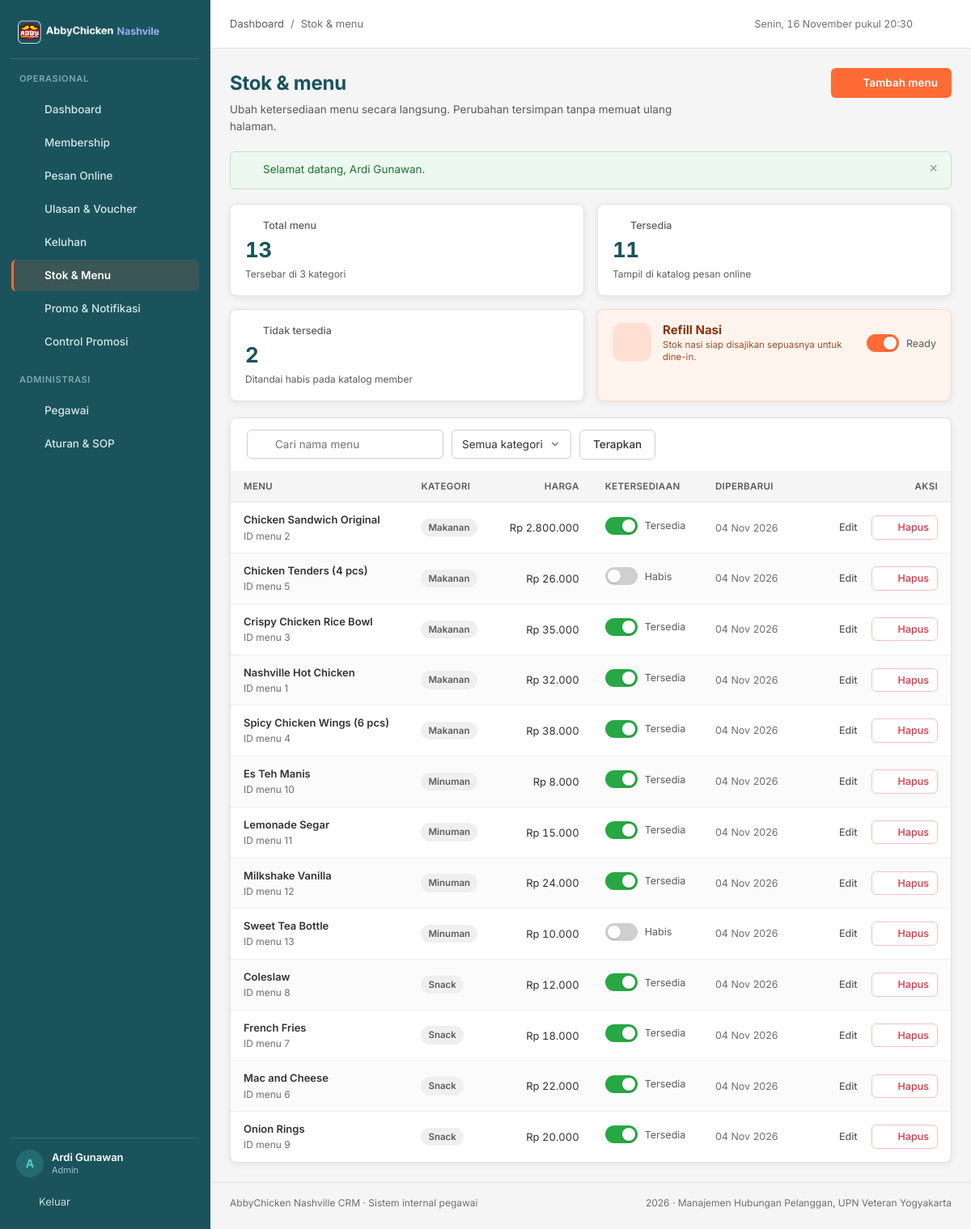
Screenshot of /pages/menu/index.php (signed in) with the database file from the repository.
### tables this page shows
CREATE TABLE `menu` (
  `menu_id` int(11) NOT NULL AUTO_INCREMENT,
  `name` varchar(100) NOT NULL,
  `kategori` varchar(50) NOT NULL,
  `harga` decimal(10,2) NOT NULL,
  `status_ketersediaan` enum('tersedia','tidak tersedia') NOT NULL DEFAULT 'tersedia',
  `updated_at` timestamp NOT NULL DEFAULT current_timestamp() ON UPDATE current_timestamp(),
  PRIMARY KEY (`menu_id`),
  KEY `idx_menu_kategori` (`kategori`),
  KEY `idx_menu_status` (`status_ketersediaan`)
);

### pages/menu/index.php (the view, shortened to what this page needs)
<?php
require_once __DIR__ . '/../../config/database.php';
$cari     = trim($_GET['q'] ?? '');
$sql = 'SELECT * FROM menu WHERE 1=1';
$sql .= ' ORDER BY kategori ASC, name ASC';
$stmt = mysqli_prepare($conn, $sql);
mysqli_stmt_execute($stmt);
$menu_list = mysqli_stmt_get_result($stmt);
$daftar_kategori = [];
$q = mysqli_query($conn, 'SELECT DISTINCT kategori FROM menu ORDER BY kategori');
while ($r = mysqli_fetch_assoc($q)) {
    $daftar_kategori[] = $r['kategori'];
}
$ringkas = mysqli_fetch_assoc(mysqli_query($conn, "SELECT
    SUM(status_ketersediaan = 'tersedia') AS tersedia,
    SUM(status_ketersediaan = 'tidak tersedia') AS habis,
    COUNT(*) AS total FROM menu"));
$role_pegawai     = $_SESSION['role'] ?? '';
$page_actions  = ($role_pegawai === 'Admin') ? '<a class="btn btn--primary" href="' . e(base_url('pages/menu/tambah.php')) . '">' . icon('plus', 16) . ' Tambah menu</a>' : '';
require_once __DIR__ . '/../../includes/header.php';
?>
<section class="kpi-grid">
  <article class="kpi">
    <p class="kpi__label"><?= icon('menu', 15) ?> Total menu</p>
    <p class="kpi__value"><?= (int) $ringkas['total'] ?></p>
    <p class="kpi__meta">Tersebar di <?= count($daftar_kategori) ?> kategori</p>
  </article>
  <article class="kpi">
    <p class="kpi__label"><?= icon('check', 15) ?> Tersedia</p>
    <p class="kpi__value"><?= (int) $ringkas['tersedia'] ?></p>
    <p class="kpi__meta">Tampil di katalog pesan online</p>
  </article>
  <article class="kpi">
    <p class="kpi__label"><?= icon('close', 15) ?> Tidak tersedia</p>
    <p class="kpi__value"><?= (int) $ringkas['habis'] ?></p>
    <p class="kpi__meta">Ditandai habis pada katalog member</p>
  </article>
  <?php require __DIR__ . '/../../includes/refill_card.php'; ?>
</section>
<article class="card">
  <form class="toolbar" method="get" action="">
    <div class="search">
      <input class="input" type="search" id="q" name="q" value="<?= e($cari) ?>" placeholder="Cari nama menu">
    </div>
    <select class="select" id="kategori" name="kategori" data-autosubmit style="width:auto">
      <option value="">Semua kategori</option>
    </select>
    <button class="btn btn--secondary" type="submit">Terapkan</button>
  </form>
  <div class="table-wrap">
    <?php if (mysqli_num_rows($menu_list) === 0): ?>
      <div class="empty">
        <div class="empty__icon"><?= icon('menu', 20) ?></div>
        <h3>Tidak ada menu yang cocok</h3>
        <p>Ubah kata kunci pencarian atau tambahkan menu baru ke katalog.</p>
        <a class="btn btn--primary" href="<?= e(base_url('pages/menu/tambah.php')) ?>">Tambah menu</a>
      </div>
    <?php else: ?>
      <table class="table">
        <thead>
          <tr>
            <th>Menu</th>
            <th>Kategori</th>
            <th class="num">Harga</th>
            <th>Ketersediaan</th>
            <th>Diperbarui</th>
            <th class="col-actions">Aksi</th>
          </tr>
        </thead>
        <tbody>
          <?php while ($m = mysqli_fetch_assoc($menu_list)): ?>
            <tr>
              <td>
                <div class="cell-stack">
                  <span class="strong"><?= e($m['name']) ?></span>
                  <small>ID menu <?= (int) $m['menu_id'] ?></small>
                </div>
              </td>
              <td><span class="badge badge--neutral"><?= e($m['kategori']) ?></span></td>
              <td class="num"><?= e(rupiah($m['harga'])) ?></td>
              <td>
                <label class="switch">
                  <span class="switch__track" aria-hidden="true"></span>
                  <span class="switch__label"><?= $m['status_ketersediaan'] === 'tersedia' ? 'Tersedia' : 'Habis' ?></span>
                </label>
              </td>
              <td class="muted nowrap" data-updated="<?= (int) $m['menu_id'] ?>"><?= e(waktu_lalu($m['updated_at'])) ?></td>
              <td class="col-actions">
                <?php if ($role_pegawai === 'Admin'): ?>
                  <span class="btn-group">
                    <a class="btn btn--ghost btn--sm" href="<?= e(base_url('pages/menu/edit.php?id=' . (int) $m['menu_id'])) ?>"><?= icon('edit', 15) ?> Edit</a>
                    <form class="inline-form" method="post" action="<?= e(base_url('pages/menu/proses.php')) ?>"
                          data-confirm="Hapus menu <?= e($m['name']) ?>? Menu yang pernah dipesan tidak bisa dihapus.">
                      <button class="btn btn--danger btn--sm" type="submit"><?= icon('trash', 15) ?> Hapus</button>
                    </form>
                  </span>
                <?php else: ?>
                  <small class="muted">Khusus Admin</small>
                <?php endif; ?>
              </td>
            </tr>
          <?php endwhile; ?>
        </tbody>
      </table>
    <?php endif; ?>
  </div>
</article>
<?php
require_once __DIR__ . '/../../includes/footer.php';
?>

### includes/functions.php (shortened to what this page needs)
<?php
function e($value)
{
    return htmlspecialchars((string) $value, ENT_QUOTES, 'UTF-8');
}
function rupiah($angka)
{
    return 'Rp ' . number_format((float) $angka, 0, ',', '.');
}
function tanggal_id($datetime, $dengan_jam = false)
{
    $bulan = [1 => 'Jan', 'Feb', 'Mar', 'Apr', 'Mei', 'Jun', 'Jul', 'Agu', 'Sep', 'Okt', 'Nov', 'Des'];
    $ts = strtotime($datetime);
    $teks = date('d', $ts) . ' ' . $bulan[(int) date('n', $ts)] . ' ' . date('Y', $ts);
    return $teks;
}
function waktu_lalu($datetime)
{
    $selisih = time() - strtotime($datetime);
    return tanggal_id($datetime);
}
function icon($nama, $ukuran = 18)
{
    $isi = $path[$nama] ?? $path['dashboard'];
    return '<svg class="icon" width="' . (int) $ukuran . '" height="' . (int) $ukuran . '" viewBox="0 0 24 24" fill="none" '
        . 'stroke="currentColor" stroke-width="1.6" stroke-linecap="round" stroke-linejoin="round" aria-hidden="true">'
        . $isi . '</svg>';
}
function base_url($path = '')
{
    $root = rtrim(str_replace('\\', '/', dirname($_SERVER['SCRIPT_NAME'] ?? '/')), '/');
    if (preg_match('#^(.*?)/(?:pages|api)(?:/.*)?$#', $root, $m)) {
        $root = $m[1];
    }
    return $root . '/' . ltrim($path, '/');
}

### rows the page displays
menu: name "Chicken Sandwich Original", menu_id "2", kategori "Makanan", harga "Rp 2.800.000", status_ketersediaan "Tersedia", updated_at "04 Nov 2026", $ukuran 15 (drawn)
menu: name "Chicken Tenders (4 pcs)", menu_id "5", kategori "Makanan", harga "Rp 26.000", status_ketersediaan "Habis", updated_at "04 Nov 2026", $ukuran 15 (drawn)
menu: name "Crispy Chicken Rice Bowl", menu_id "3", kategori "Makanan", harga "Rp 35.000", status_ketersediaan "Tersedia", updated_at "04 Nov 2026", $ukuran 15 (drawn)
menu: name "Nashville Hot Chicken", menu_id "1", kategori "Makanan", harga "Rp 32.000", status_ketersediaan "Tersedia", updated_at "04 Nov 2026", $ukuran 15 (drawn)
menu: name "Spicy Chicken Wings (6 pcs)", menu_id "4", kategori "Makanan", harga "Rp 38.000", status_ketersediaan "Tersedia", updated_at "04 Nov 2026", $ukuran 15 (drawn)
menu: name "Es Teh Manis", menu_id "10", kategori "Minuman", harga "Rp 8.000", status_ketersediaan "Tersedia", updated_at "04 Nov 2026", $ukuran 15 (drawn)
menu: name "Lemonade Segar", menu_id "11", kategori "Minuman", harga "Rp 15.000", status_ketersediaan "Tersedia", updated_at "04 Nov 2026", $ukuran 15 (drawn)
menu: name "Milkshake Vanilla", menu_id "12", kategori "Minuman", harga "Rp 24.000", status_ketersediaan "Tersedia", updated_at "04 Nov 2026", $ukuran 15 (drawn)
menu: name "Sweet Tea Bottle", menu_id "13", kategori "Minuman", harga "Rp 10.000", status_ketersediaan "Habis", updated_at "04 Nov 2026", $ukuran 15 (drawn)
menu: name "Coleslaw", menu_id "8", kategori "Snack", harga "Rp 12.000", status_ketersediaan "Tersedia", updated_at "04 Nov 2026", $ukuran 15 (drawn)
menu: name "French Fries", menu_id "7", kategori "Snack", harga "Rp 18.000", status_ketersediaan "Tersedia", updated_at "04 Nov 2026", $ukuran 15 (drawn)
menu: name "Mac and Cheese", menu_id "6", kategori "Snack", harga "Rp 22.000", status_ketersediaan "Tersedia", updated_at "04 Nov 2026", $ukuran 15 (drawn)
menu: name "Onion Rings", menu_id "9", kategori "Snack", harga "Rp 20.000", status_ketersediaan "Tersedia", updated_at "04 Nov 2026", $ukuran 15 (drawn)

### other values shown
$item['label'] "Dashboard"
$item['label'] "Membership"
$item['label'] "Pesan Online"
$item['label'] "Ulasan & Voucher"
$item['label'] "Keluhan"
$item['label'] "Stok & Menu"
$item['label'] "Promo & Notifikasi"
$item['label'] "Control Promosi"
$item['label'] "Pegawai"
$item['label'] "Aturan & SOP"
mb_substr($nama_pegawai, 0, 1) "A"
$nama_pegawai "Ardi Gunawan"
$role_pegawai "Admin"
$page_title "Stok & menu"
$page_subtitle "Ubah ketersediaan menu secara langsung. Perubahan tersimpan tanpa memuat ulang halaman."
